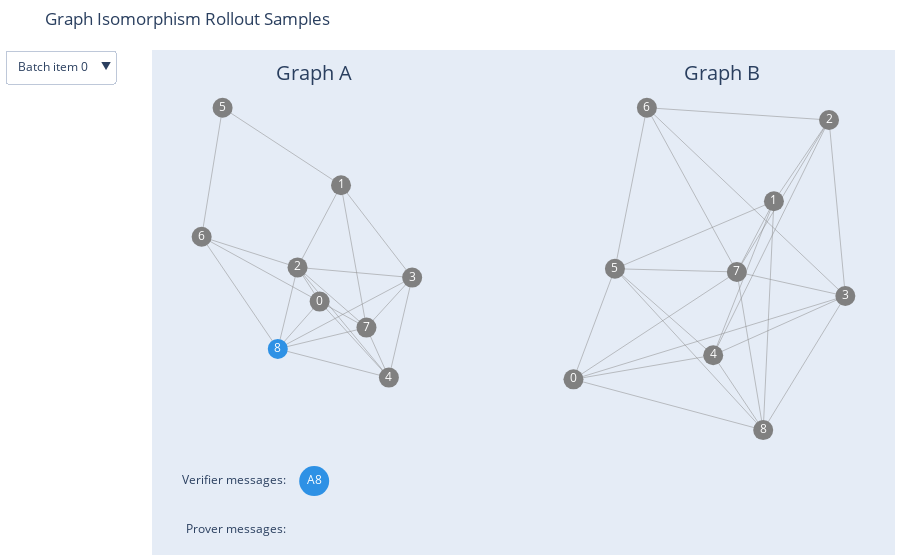

Notebook code cell kept with this figure:
### Markdown cell above
## Visualisation

### Code cell
with GraphIsomorphismRolloutSamples(
    run_id=WANDB_RUN_NAME, iteration=ITERATION, wandb_project=WANDB_PROJECT
) as rollout_samples:
    rollout_samples.visualise()
    samples = rollout_samples._rollout_samples
